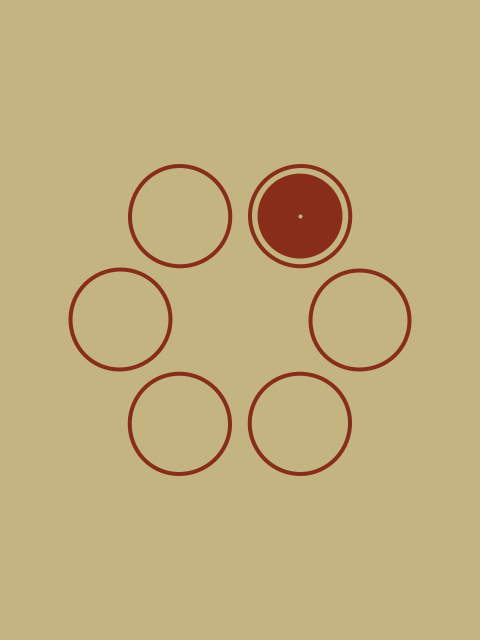
Frame 1 (no input)
Frame 2 (the mouse pressed at the canvas centre, redrawn once): identical to frame 1, image omitted

The Processing sketch that drew this single still picture (run headless with seeded random() and noise(); the mouse was pressed at the canvas centre and the sketch redrawn once):

// Processing sketch: deer_hunter_the
// ── deer_hunter_the.pde
// Manuale di Programmazione Cinematografica
// Daniele Olmisani, 2016

// The Deer Hunter (1978)


final color PAPER = color(195, 180, 130);
final color INK = color(135, 45, 25);

final int BULLETS = 6;


void setup() {
  size(480, 640);
  noLoop();
}


void draw() {
  
  float dA = TWO_PI/BULLETS;
  
  float cX = min(width, height) / 4;
  float cY = 0;
  float s = cX / 1.2;
  
  translate(width/2.0, height/2.0);
    
  background(PAPER);
  
  noFill();
  stroke(INK);
  strokeWeight(0.04*s);
  
  for (int i=0; i<BULLETS; i++) {
    ellipse(cX, cY, s, s);
    rotate(dA);
  }
  
  rotate(-dA);
  
  noStroke();
  fill(INK);
  ellipse(cX, cY, 0.85*s, 0.85*s);
  
  stroke(PAPER);
  point(cX, cY);
  
  save("the-deer-hunter.png");
}
